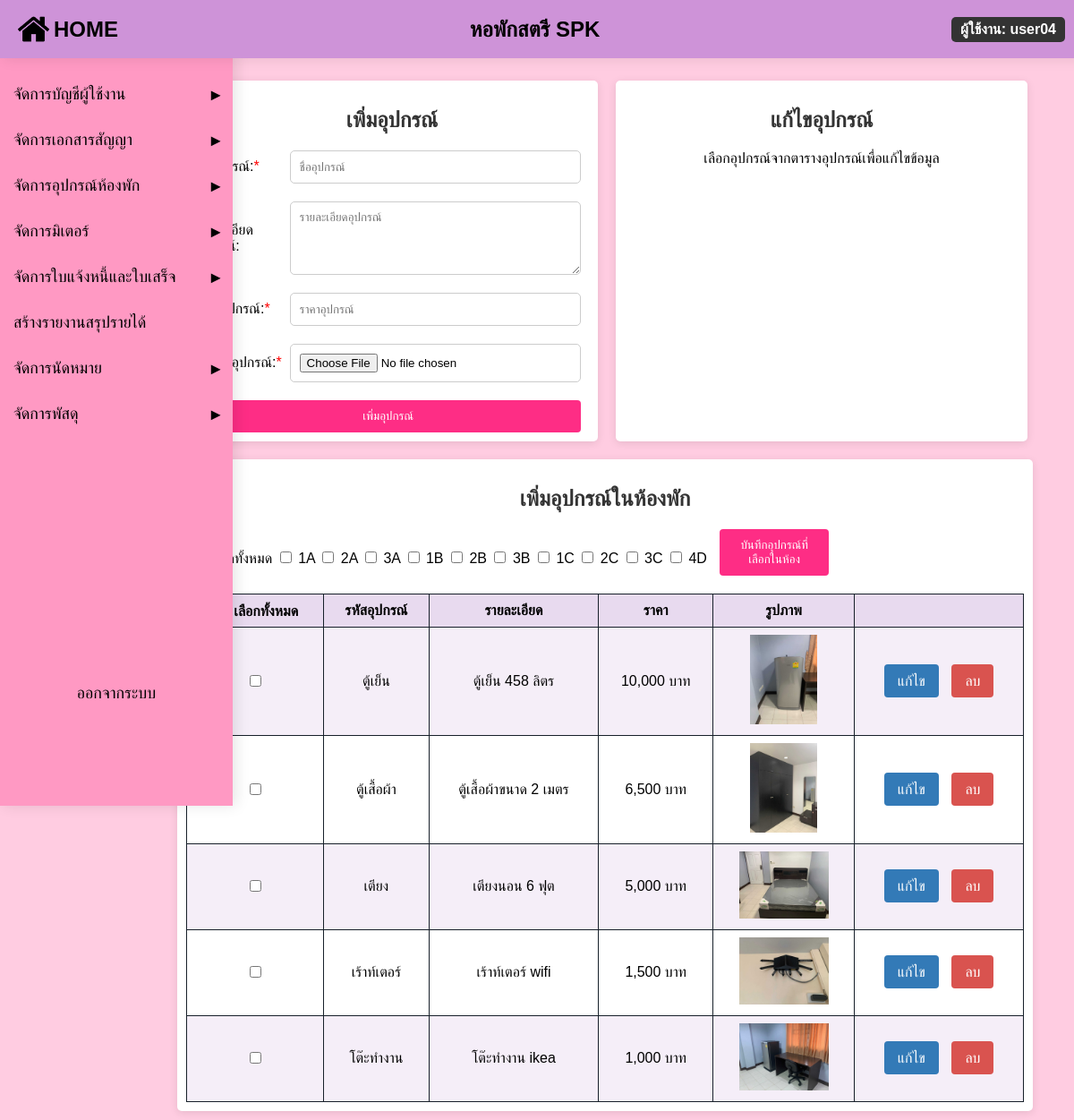
The page /add_equipment.php (signed in) on the database its author committed.
### tables this page shows
CREATE TABLE `equipment` (
  `equipment_id` varchar(40) NOT NULL,
  `equipment_detail` text,
  `equipment_price` varchar(10) NOT NULL,
  `equipment_img` blob NOT NULL
);

### add_equipment.php (the view, shortened to what this page needs)
<?php
include('condb.php');
$sql_rooms = "SELECT room_id FROM room ORDER BY CASE
                WHEN room_id LIKE '%A' THEN 1
                WHEN room_id LIKE '%B' THEN 2
                WHEN room_id LIKE '%C' THEN 3
                WHEN room_id LIKE '%D' THEN 4
                ELSE 5 END, room_id ASC ";
$result_rooms = $conn->query($sql_rooms);
$rooms = [];
while ($row = $result_rooms->fetch_assoc()) {
    $rooms[] = $row['room_id'];
}
$sql_equipments = "SELECT * FROM equipment";
$result_equipments = $conn->query($sql_equipments);
$editing = isset($_GET['edit_id']);
$equipment_data = [
    'equipment_id' => '',
    'equipment_detail' => '',
    'equipment_price' => '',
    'equipment_img' => ''
];
?>
<!DOCTYPE html>
<html lang="th">
<head>
</head>
<body>
    <?php include('admin_sidebar.php'); ?>
    <div class="container-wrapper">
        <div class="flex-container">
            <div class="container">
                <h2>เพิ่มอุปกรณ์</h2>
                <form method="post" enctype="multipart/form-data">
                    <div class="form-group">
                        <label for="equipment_id">ชื่ออุปกรณ์:<span style="color: red;">*</span></label>
                        <input type="text" placeholder="ชื่ออุปกรณ์" name="equipment_id" id="equipment_id" required>
                    </div>
                    <div class="form-group">
                        <label for="equipment_detail">รายละเอียดอุปกรณ์:</label>
                        <textarea name="equipment_detail" placeholder="รายละเอียดอุปกรณ์" id="equipment_detail" rows="4"></textarea>
                    </div>
                    <div class="form-group">
                        <label for="equipment_price">ราคาอุปกรณ์:<span style="color: red;">*</span></label>
                        <input type="text" name="equipment_price" placeholder="ราคาอุปกรณ์" id="equipment_price" required>
                    </div>
                    <div class="form-group">
                        <label for="equipment_img">รูปภาพอุปกรณ์:<span style="color: red;">*</span></label>
                        <input type="file" name="equipment_img" id="equipment_img" required>
                    </div>
                    <button type="submit" name="submit_equipment" class="submit-btn">เพิ่มอุปกรณ์</button>
                </form>
            </div>
            <div class="edit-form-container">
                <h2>แก้ไขอุปกรณ์</h2>
                <?php if ($editing && $equipment_data): ?>
                <form method="post" enctype="multipart/form-data">
                    <div class="form-group">
                        <label for="equipment_id">ชื่ออุปกรณ์:</label>
                        <input type="text" placeholder="ชื่ออุปกรณ์" name="equipment_id" id="equipment_id" value="<?php echo htmlspecialchars($equipment_data['equipment_id']); ?>" readonly required>
                    </div>
                    <div class="form-group">
                        <label for="equipment_detail">รายละเอียดอุปกรณ์:</label>
                        <textarea name="equipment_detail" placeholder="รายละเอียดอุปกรณ์" id="equipment_detail" rows="4"><?php echo htmlspecialchars($equipment_data['equipment_detail']); ?></textarea>
                    </div>
                    <div class="form-group">
                        <label for="equipment_price">ราคาอุปกรณ์:</label>
                        <input type="text" name="equipment_price" placeholder="ราคาอุปกรณ์" id="equipment_price" value="<?php echo htmlspecialchars($equipment_data['equipment_price']); ?>" required>
                    </div>
                    <div class="form-group">
                        <label for="equipment_img">รูปภาพอุปกรณ์:</label>
                        <input type="file" name="equipment_img" id="equipment_img">
                        <?php if (!empty($equipment_data['equipment_img'])): ?>
                        <?php endif; ?>
                    </div>
                    <button type="submit" name="submit_equipment" class="submit-btn">อัปเดตข้อมูล</button>
                </form>
                <?php else: ?>
                    <p>เลือกอุปกรณ์จากตารางอุปกรณ์เพื่อแก้ไขข้อมูล</p>
                <?php endif; ?>
            </div>
        </div>
        <div class="equipment-table-wrapper">
            <form method="post" action="">
                <div class="room-container">
                    <h2>เพิ่มอุปกรณ์ในห้องพัก</h2>
                    <label>
                        เลือกทั้งหมด
                    </label>
                    <?php foreach ($rooms as $room_id): ?>
                        <label>
                            <input type="checkbox" name="room_ids[]" value="<?php echo htmlspecialchars($room_id); ?>">
                            <?php echo htmlspecialchars($room_id); ?>
                        </label>
                    <?php endforeach; ?>
                    <button type="submit" class="submit-btn2">บันทึกอุปกรณ์ที่เลือกในห้อง</button>
                </div>
                <table>
                    <thead>
                        <tr>
                            <th>
                                เลือกทั้งหมด
                            </th>
                            <th>รหัสอุปกรณ์</th>
                            <th>รายละเอียด</th>
                            <th>ราคา</th>
                            <th>รูปภาพ</th>
                            <th></th>
                        </tr>
                    </thead>
                    <tbody>
                        <?php if ($result_equipments->num_rows > 0): ?>
                            <?php while ($row = $result_equipments->fetch_assoc()): ?>
                                <tr>
                                    <td>
                                        <input type="checkbox" name="selected_equipments[]" value="<?php echo htmlspecialchars($row['equipment_id']); ?>">
                                    </td>
                                    <td><?php echo htmlspecialchars($row['equipment_id']); ?></td>
                                    <td><?php echo htmlspecialchars($row['equipment_detail']); ?></td>
                                    <td><?php echo number_format($row['equipment_price']); ?> บาท</td>
                                    <td>
                                        <?php if (!empty($row['equipment_img'])): ?>
                                            <img src="<?php echo htmlspecialchars($row['equipment_img']); ?>" style="max-width: 100px; max-height: 100px;">
                                        <?php else: ?>
                                            ไม่มีรูปภาพ
                                        <?php endif; ?>
                                    </td>
                                    <td>
                                        <a class="edit-btn" href="?edit_id=<?php echo htmlspecialchars($row['equipment_id']); ?>" class="btn btn-edit">แก้ไข</a>
                                        <a class= "delete-btn" href="?delete_id=<?php echo htmlspecialchars($row['equipment_id']); ?>" class="btn btn-delete" onclick="return confirm('คุณต้องการลบอุปกรณ์นี้หรือไม่?');">ลบ</a>
                                    </td>
                                </tr>
                            <?php endwhile; ?>
                        <?php else: ?>
                            <tr>
                                <td colspan="6">ไม่มีข้อมูลอุปกรณ์</td>
                            </tr>
                        <?php endif; ?>
                    </tbody>
                </table>
            </form>
        </div>
    </div>
</body>
</html>

### add_equipment.php (style rules this page uses)
body { font-family: Arial, sans-serif; }
.container-wrapper { display: flex; flex-direction: column; align-items: center; margin-top: 80px; }
.container, .edit-form-container { width: 100%; max-width: 1500px; margin: 10px; background: #fff; padding: 10px; border-radius: 5px; box-shadow: 0 2px 10px rgba(0, 0, 0, 0.1); }
.equipment-table-wrapper { width: 78%; max-width: 1500px; margin: 10px; background: #fff; padding: 10px; border-radius: 5px; box-shadow: 0 2px 10px rgba(0, 0, 0, 0.1); margin-left: 13.5%; }
input[type="text"], select, textarea, input[type="file"] { flex-grow: 1; padding: 10px; border: 1px solid #ccc; border-radius: 5px; width: 100%; }
.form-group { display: flex; align-items: center; margin-bottom: 20px; width: 98%; }
.form-group label { width: 150px; }
table { width: 100%; border-collapse: collapse; margin-top: 20px; }
table, th, td { border: 1px solid #17202a; }
th, td { padding: 8px; text-align: left; }
th { background-color: #e8daef; }
tr:nth-child(even) { background-color: #ffffff; }
tr:nth-child(odd) { background-color: #f5eef8; }
.equipment-table-wrapper table th, .equipment-table-wrapper table td { text-align: center; }
h2 { text-align: center; color: #333; }
p { text-align: center; }
.submit-btn { background-color: #fe2d85; color: white; padding: 10px 15px; border: none; border-radius: 4px; cursor: pointer; width: 98%; }
.submit-btn2 { background-color: #fe2d85; color: white; padding: 10px 15px; border: none; border-radius: 4px; cursor: pointer; width: 13%; margin-left: 10px; }
.edit-btn, .delete-btn { background-color: #337ab7; color: white; border: none; padding: 10px 15px; border-radius: 4px; cursor: pointer; text-decoration: none; }
.delete-btn { background-color: #d9534f; margin-left: 10px; }
.flex-container { display: flex; justify-content: space-around; width: 80%; margin-left: 13%; }

### admin_sidebar.php (style rules this page uses)
body { margin: 0; font-family: Arial, sans-serif; background-color: #ffcce1; }

### rows shown on the page
equipment: equipment_id "ตู้เย็น", equipment_detail "ตู้เย็น 458 ลิตร", equipment_price "10,000", equipment_img (picture)
equipment: equipment_id "ตู้เสื้อผ้า", equipment_detail "ตู้เสื้อผ้าขนาด 2 เมตร", equipment_price "6,500", equipment_img (picture)
equipment: equipment_id "เตียง", equipment_detail "เตียงนอน 6 ฟุต", equipment_price "5,000", equipment_img (picture)
equipment: equipment_id "เร้าท์เตอร์", equipment_detail "เร้าท์เตอร์ wifi", equipment_price "1,500", equipment_img (picture)
equipment: equipment_id "โต๊ะทำงาน", equipment_detail "โต๊ะทำงาน ikea", equipment_price "1,000", equipment_img (picture)

### other values the page prints
$_SESSION['username'] "user04"
$room_id "1A"
$room_id "2A"
$room_id "3A"
$room_id "1B"
$room_id "2B"
$room_id "3B"
$room_id "1C"
$room_id "2C"
$room_id "3C"
$room_id "4D"
